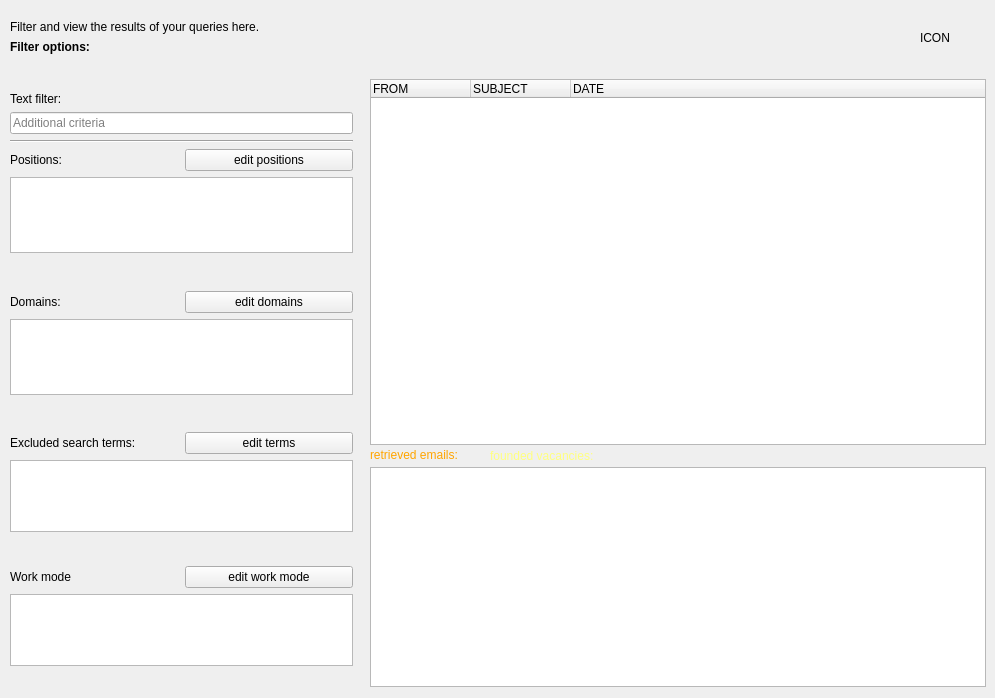
    <widget class="QWidget" name="tab_search">
     <property name="sizePolicy">
      <sizepolicy hsizetype="Preferred" vsizetype="Preferred">
       <horstretch>0</horstretch>
       <verstretch>0</verstretch>
      </sizepolicy>
     </property>
     <attribute name="title">
      <string>Search</string>
     </attribute>
     <widget class="QLabel" name="lblIconSearch">
      <property name="geometry">
       <rect>
        <x>920</x>
        <y>7</y>
        <width>52</width>
        <height>61</height>
       </rect>
      </property>
      <property name="text">
       <string>ICON</string>
      </property>
     </widget>
     <widget class="QListWidget" name="lstMailBody">
      <property name="geometry">
       <rect>
        <x>370</x>
        <y>467</y>
        <width>616</width>
        <height>220</height>
       </rect>
      </property>
      <property name="styleSheet">
       <string notr="true"/>
      </property>
     </widget>
     <widget class="QWidget" name="layoutWidget">
      <property name="geometry">
       <rect>
        <x>10</x>
        <y>20</y>
        <width>343</width>
        <height>669</height>
       </rect>
      </property>
      <layout class="QVBoxLayout" name="verticalLayout_7_principal">
       <item>
        <layout class="QVBoxLayout" name="verticalLayout_5">
         <item>
          <widget class="QLabel" name="lblCaptionOpenTextFile_3">
           <property name="text">
            <string>Filter and view the results of your queries here.</string>
           </property>
           <property name="alignment">
            <set>Qt::AlignmentFlag::AlignLeading|Qt::AlignmentFlag::AlignLeft|Qt::AlignmentFlag::AlignTop</set>
           </property>
          </widget>
         </item>
         <item>
          <widget class="QLabel" name="lblCaptionOpenTextFile_5">
           <property name="sizePolicy">
            <sizepolicy hsizetype="Preferred" vsizetype="Fixed">
             <horstretch>0</horstretch>
             <verstretch>0</verstretch>
            </sizepolicy>
           </property>
           <property name="font">
            <font>
             <bold>true</bold>
            </font>
           </property>
           <property name="text">
            <string>Filter options:</string>
           </property>
           <property name="alignment">
            <set>Qt::AlignmentFlag::AlignLeading|Qt::AlignmentFlag::AlignLeft|Qt::AlignmentFlag::AlignTop</set>
           </property>
          </widget>
         </item>
         <item>
          <spacer name="verticalSpacer_5">
           <property name="orientation">
            <enum>Qt::Orientation::Vertical</enum>
           </property>
           <property name="sizeHint" stdset="0">
            <size>
             <width>20</width>
             <height>40</height>
            </size>
           </property>
          </spacer>
         </item>
         <item>
          <layout class="QVBoxLayout" name="verticalLayout_6_criteria">
           <item>
            <widget class="QLabel" name="lblPositions_2">
             <property name="sizePolicy">
              <sizepolicy hsizetype="Fixed" vsizetype="Preferred">
               <horstretch>0</horstretch>
               <verstretch>0</verstretch>
              </sizepolicy>
             </property>
             <property name="text">
              <string>Text filter:</string>
             </property>
            </widget>
           </item>
           <item>
            <widget class="QLineEdit" name="edtCriteria">
             <property name="text">
              <string/>
             </property>
             <property name="placeholderText">
              <string>Additional criteria</string>
             </property>
            </widget>
           </item>
          </layout>
         </item>
         <item>
          <widget class="Line" name="line_4">
           <property name="orientation">
            <enum>Qt::Orientation::Horizontal</enum>
           </property>
          </widget>
         </item>
        </layout>
       </item>
       <item>
        <layout class="QVBoxLayout" name="verticalLayout" stretch="0,0,0">
         <item>
          <layout class="QHBoxLayout" name="horizontalLayout">
           <item>
            <widget class="QLabel" name="lblPositions">
             <property name="sizePolicy">
              <sizepolicy hsizetype="Preferred" vsizetype="Fixed">
               <horstretch>0</horstretch>
               <verstretch>0</verstretch>
              </sizepolicy>
             </property>
             <property name="maximumSize">
              <size>
               <width>16777215</width>
               <height>23</height>
              </size>
             </property>
             <property name="text">
              <string>Positions:</string>
             </property>
            </widget>
           </item>
           <item>
            <widget class="QPushButton" name="btnEdtPositions">
             <property name="sizePolicy">
              <sizepolicy hsizetype="Minimum" vsizetype="Fixed">
               <horstretch>0</horstretch>
               <verstretch>0</verstretch>
              </sizepolicy>
             </property>
             <property name="maximumSize">
              <size>
               <width>16777215</width>
               <height>23</height>
              </size>
             </property>
             <property name="text">
              <string>edit positions</string>
             </property>
            </widget>
           </item>
          </layout>
         </item>
         <item>
          <widget class="QListWidget" name="lstPositions">
           <property name="maximumSize">
            <size>
             <width>16777215</width>
             <height>80</height>
            </size>
           </property>
          </widget>
         </item>
         <item>
          <spacer name="verticalSpacer_positions">
           <property name="orientation">
            <enum>Qt::Orientation::Vertical</enum>
           </property>
           <property name="sizeType">
            <enum>QSizePolicy::Policy::Preferred</enum>
           </property>
           <property name="sizeHint" stdset="0">
            <size>
             <width>20</width>
             <height>35</height>
            </size>
           </property>
          </spacer>
         </item>
        </layout>
       </item>
       <item>
        <layout class="QVBoxLayout" name="verticalLayout_2">
         <item>
          <layout class="QHBoxLayout" name="horizontalLayout_2">
           <item>
            <widget class="QLabel" name="lblDomains">
             <property name="text">
              <string>Domains:</string>
             </property>
            </widget>
           </item>
           <item>
            <widget class="QPushButton" name="btnEdtDomains">
             <property name="text">
              <string>edit domains</string>
             </property>
            </widget>
           </item>
          </layout>
         </item>
         <item>
          <widget class="QListWidget" name="lstDomains">
           <property name="sizePolicy">
            <sizepolicy hsizetype="Expanding" vsizetype="Preferred">
             <horstretch>0</horstretch>
             <verstretch>0</verstretch>
            </sizepolicy>
           </property>
           <property name="maximumSize">
            <size>
             <width>16777215</width>
             <height>80</height>
            </size>
           </property>
          </widget>
         </item>
         <item>
          <spacer name="verticalSpacer_2_domains">
           <property name="orientation">
            <enum>Qt::Orientation::Vertical</enum>
           </property>
           <property name="sizeType">
            <enum>QSizePolicy::Policy::Preferred</enum>
           </property>
           <property name="sizeHint" stdset="0">
            <size>
             <width>20</width>
             <height>35</height>
            </size>
           </property>
          </spacer>
         </item>
        </layout>
       </item>
       <item>
        <layout class="QVBoxLayout" name="verticalLayout_3">
         <item>
          <layout class="QHBoxLayout" name="horizontalLayout_3">
           <item>
            <widget class="QLabel" name="lblExcludedTerms">
             <property name="text">
              <string>Excluded search terms:</string>
             </property>
            </widget>
           </item>
           <item>
            <widget class="QPushButton" name="btnEdtExcludedTerms">
             <property name="text">
              <string>edit terms</string>
             </property>
            </widget>
           </item>
          </layout>
         </item>
         <item>
          <widget class="QListWidget" name="lstExcludedTerms">
           <property name="sizePolicy">
            <sizepolicy hsizetype="Expanding" vsizetype="Preferred">
             <horstretch>0</horstretch>
             <verstretch>0</verstretch>
            </sizepolicy>
           </property>
           <property name="maximumSize">
            <size>
             <width>16777215</width>
             <height>80</height>
            </size>
           </property>
          </widget>
         </item>
        </layout>
       </item>
       <item>
        <spacer name="verticalSpacer_3_excluded_terms">
         <property name="orientation">
          <enum>Qt::Orientation::Vertical</enum>
         </property>
         <property name="sizeType">
          <enum>QSizePolicy::Policy::Preferred</enum>
         </property>
         <property name="sizeHint" stdset="0">
          <size>
           <width>20</width>
           <height>35</height>
          </size>
         </property>
        </spacer>
       </item>
       <item>
        <layout class="QVBoxLayout" name="verticalLayout_4">
         <item>
          <layout class="QHBoxLayout" name="horizontalLayout_4">
           <item>
            <widget class="QLabel" name="lblDomains_2">
             <property name="text">
              <string>Work mode</string>
             </property>
            </widget>
           </item>
           <item>
            <widget class="QPushButton" name="btnEdtWorkModes">
             <property name="text">
              <string>edit work mode</string>
             </property>
            </widget>
           </item>
          </layout>
         </item>
         <item>
          <widget class="QListWidget" name="lstWorkModes">
           <property name="sizePolicy">
            <sizepolicy hsizetype="Expanding" vsizetype="Preferred">
             <horstretch>0</horstretch>
             <verstretch>0</verstretch>
            </sizepolicy>
           </property>
           <property name="maximumSize">
            <size>
             <width>16777215</width>
             <height>80</height>
            </size>
           </property>
          </widget>
         </item>
         <item>
          <spacer name="verticalSpacer_4_work_mode">
           <property name="sizePolicy">
            <sizepolicy hsizetype="Minimum" vsizetype="Fixed">
             <horstretch>0</horstretch>
             <verstretch>0</verstretch>
            </sizepolicy>
           </property>
           <property name="maximumSize">
            <size>
             <width>16777215</width>
             <height>23</height>
            </size>
           </property>
           <property name="orientation">
            <enum>Qt::Orientation::Vertical</enum>
           </property>
           <property name="sizeType">
            <enum>QSizePolicy::Policy::Fixed</enum>
           </property>
           <property name="sizeHint" stdset="0">
            <size>
             <width>20</width>
             <height>10</height>
            </size>
           </property>
          </spacer>
         </item>
        </layout>
       </item>
      </layout>
     </widget>
     <widget class="QTreeWidget" name="treeMailResponse">
      <property name="geometry">
       <rect>
        <x>370</x>
        <y>79</y>
        <width>616</width>
        <height>366</height>
       </rect>
      </property>
      <column>
       <property name="text">
        <string>FROM</string>
       </property>
      </column>
      <column>
       <property name="text">
        <string>SUBJECT</string>
       </property>
      </column>
      <column>
       <property name="text">
        <string>DATE</string>
       </property>
      </column>
     </widget>
     <widget class="QLabel" name="lblRetrievedEmails">
      <property name="geometry">
       <rect>
        <x>370</x>
        <y>447</y>
        <width>110</width>
        <height>16</height>
       </rect>
      </property>
      <property name="font">
       <font>
        <bold>false</bold>
       </font>
      </property>
      <property name="styleSheet">
       <string notr="true">QLabel{
	color: orange
}</string>
      </property>
      <property name="text">
       <string>retrieved emails:</string>
      </property>
     </widget>
     <widget class="QLabel" name="lblVacancies">
      <property name="geometry">
       <rect>
        <x>490</x>
        <y>448</y>
        <width>490</width>
        <height>16</height>
       </rect>
      </property>
      <property name="font">
       <font>
        <bold>false</bold>
       </font>
      </property>
      <property name="styleSheet">
       <string notr="true">QLabel{
	color: rgb(255, 255, 127)
}</string>
      </property>
      <property name="text">
       <string>founded vacancies:</string>
      </property>
     </widget>
    </widget>
